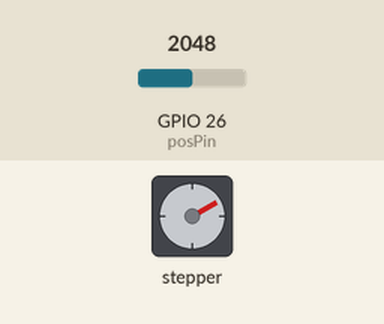
Recording of a sketch running on a simulated ESP32. Parts: stepper motor. The test bench sets the inputs (shaded band); at power-on: GPIO 26 (posPin) = 2048. Stepper angles assume 200 steps per turn; what the sketch prints to the serial monitor is not drawn.

Above: at 1.2 s.
1.3 s: GPIO 26 (posPin) set to 60
At 2.2 s:
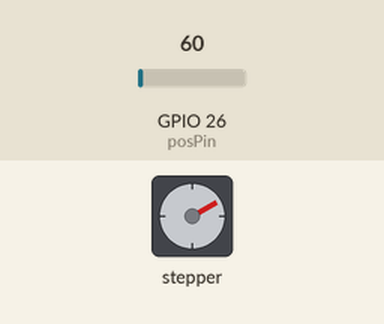
4.3 s: GPIO 26 (posPin) set to 940
7.3 s: GPIO 26 (posPin) set to 109
10.3 s: GPIO 26 (posPin) set to 92
13.3 s: GPIO 26 (posPin) set to 1040
At 14.7 s:
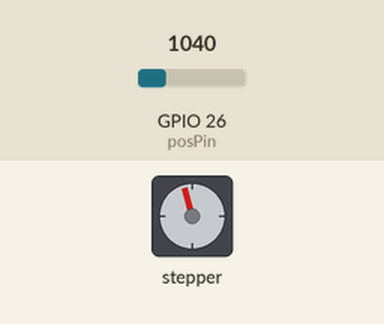
Timing chart, 0 to 72.8 s (numbered marks = the images above; inputs shaded):
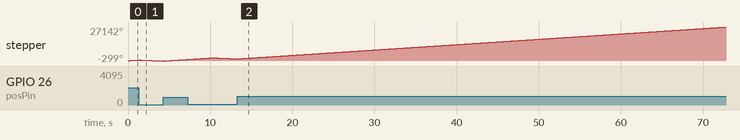

The sketch:

scissor_control.ino
```cpp
#include <AccelStepper.h>

const int stepXPin = 20; //X.STEP
const int dirXPin = 21; // X.DIR
const int posPin = 26;
int pos = 0;


AccelStepper stepper(AccelStepper::DRIVER, stepXPin, dirXPin);

void setup()
{
   Serial.begin(9600);
   stepper.setMaxSpeed(1000);
}

void up() {
  while (pos > 100) {
    pos = analogRead(posPin);
    Serial.println("up");
    stepper.setSpeed(500);
    stepper.runSpeed();
  }
}

void down() {
  while (pos < 900) {
    pos = analogRead(posPin);
    Serial.println("down");
    stepper.setSpeed(-800);
    stepper.runSpeed();
  }
}

void loop() {
  pos = analogRead(posPin);
  up();
  down();
}
```
